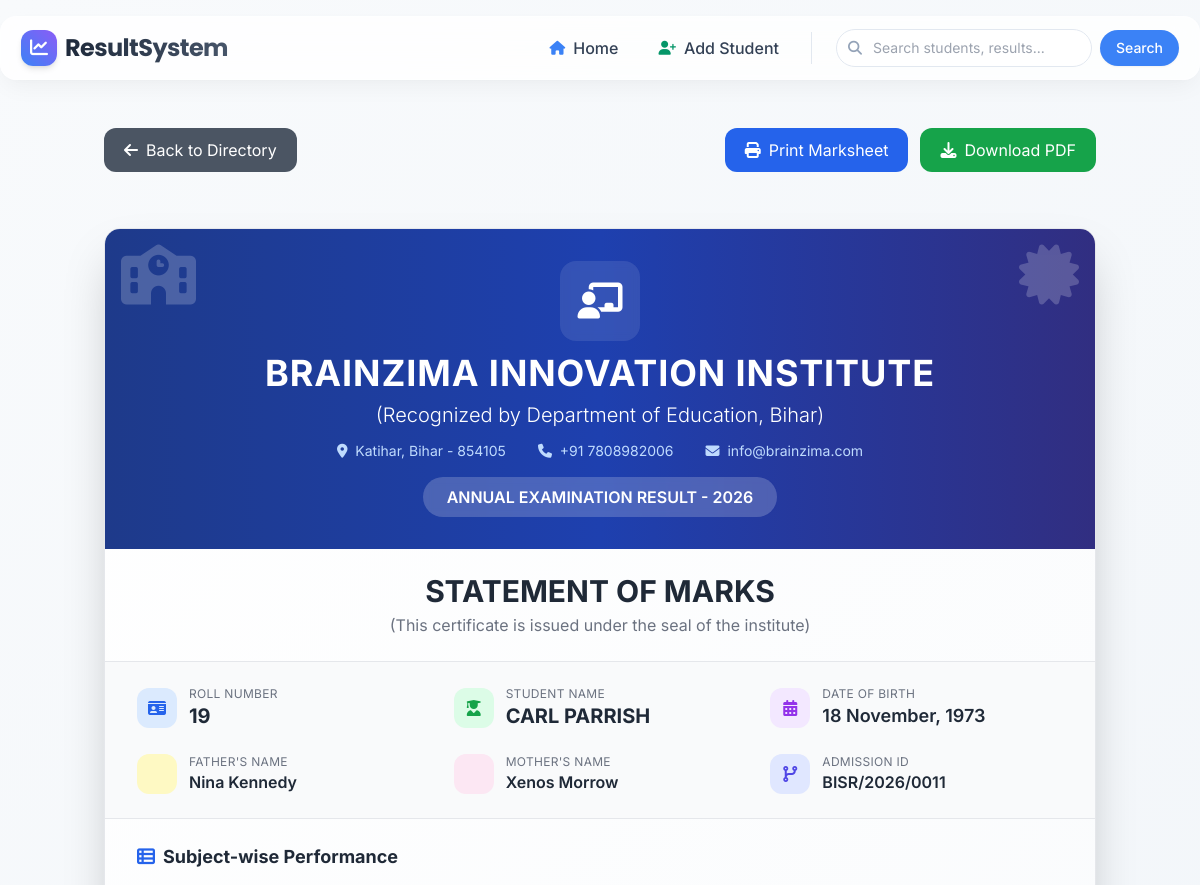
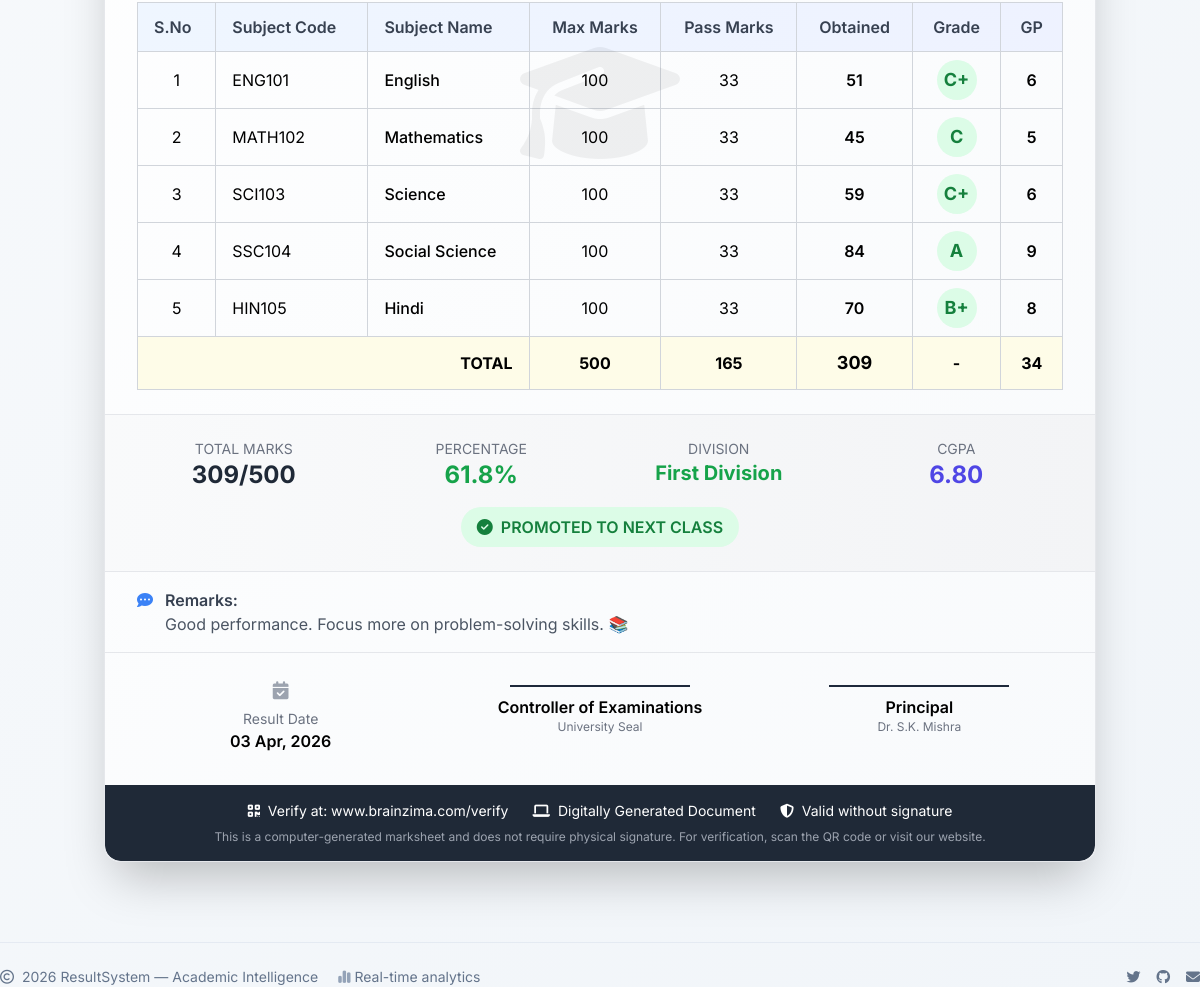
Page /marksheet.php?ref=11 on the committed database (2 pictures, top to bottom).
### tables this page shows
CREATE TABLE `students_tbl` (
  `id` int(11) NOT NULL,
  `rollno` int(11) NOT NULL,
  `name` varchar(100) NOT NULL,
  `fname` varchar(100) DEFAULT NULL,
  `mname` varchar(100) DEFAULT NULL,
  `dob` date DEFAULT NULL,
  `gender` enum('Male','Female','Other') DEFAULT 'Male',
  `email` varchar(100) DEFAULT NULL,
  `phone` varchar(15) DEFAULT NULL,
  `address` text DEFAULT NULL,
  `math` int(11) DEFAULT 0,
  `sc` int(11) DEFAULT 0,
  `ssc` int(11) DEFAULT 0,
  `eng` int(11) DEFAULT 0,
  `hnd` int(11) DEFAULT 0,
  `obmarks` int(11) DEFAULT 0,
  `percentage` decimal(5,2) DEFAULT 0.00,
  `division` varchar(50) DEFAULT NULL,
  `grade` varchar(5) DEFAULT NULL,
  `grade_point` decimal(3,2) DEFAULT NULL,
  `created_at` timestamp NOT NULL DEFAULT current_timestamp(),
  `updated_at` timestamp NOT NULL DEFAULT current_timestamp() ON UPDATE current_timestamp()
);

### marksheet.php (the view, shortened to what the rows shown need)
<?php
include "./includes/header.php";
include "./db/db.php";
$ref = isset($_GET['ref']) ? (int)$_GET['ref'] : 0;
$query = "SELECT * FROM students_tbl WHERE id = $ref";
$result = mysqli_query($conn, $query);
$data = mysqli_fetch_assoc($result);
function getGradePoint($marks)
{
    if ($marks >= 80) return ['grade' => 'A', 'point' => 9.0, 'remark' => 'Excellent'];
    if ($marks >= 70) return ['grade' => 'B+', 'point' => 8.0, 'remark' => 'Very Good'];
    if ($marks >= 50) return ['grade' => 'C+', 'point' => 6.0, 'remark' => 'Above Average'];
    if ($marks >= 40) return ['grade' => 'C', 'point' => 5.0, 'remark' => 'Average'];
    return ['grade' => 'F', 'point' => 0.0, 'remark' => 'Fail'];
}
$subjects = [
    ['name' => 'English', 'code' => 'ENG101', 'marks' => $data['eng']],
    ['name' => 'Mathematics', 'code' => 'MATH102', 'marks' => $data['math']],
    ['name' => 'Science', 'code' => 'SCI103', 'marks' => $data['sc']],
    ['name' => 'Social Science', 'code' => 'SSC104', 'marks' => $data['ssc']],
    ['name' => 'Hindi', 'code' => 'HIN105', 'marks' => $data['hnd']]
];
$obtainedMarks = $data['obmarks'];
$percentage = round($data['percentage'], 2);
$isPassed = $data['division'] != 'Fail';
?>
<!DOCTYPE html>
<html lang="en">
<head>
</head>
<body class="bg-gray-100 font-sans">
    <div class="max-w-5xl mx-auto px-4 pb-8 print-break fade-in">
        <div class="marksheet-card bg-white rounded-2xl shadow-2xl overflow-hidden border border-gray-200 relative">
            <div class="bg-gradient-to-r from-blue-900 via-blue-800 to-indigo-900 text-white px-8 py-8 text-center relative">
                <div class="relative z-10">
                    <h1 class="text-3xl md:text-4xl font-bold tracking-wide mb-2">BRAINZIMA INNOVATION INSTITUTE</h1>
                </div>
            </div>
            <div class="text-center py-6 border-b border-gray-200">
                <h2 class="text-3xl font-bold text-gray-800">STATEMENT OF MARKS</h2>
            </div>
            <div class="px-8 py-6 bg-gray-50 border-b border-gray-200">
                <div class="grid grid-cols-1 md:grid-cols-3 gap-6">
                    <div class="flex items-center gap-3">
                        <div>
                            <p class="text-xs text-gray-500 uppercase tracking-wide">Roll Number</p>
                            <p class="text-xl font-bold text-gray-800"><?php echo $data['rollno']; ?></p>
                        </div>
                    </div>
                    <div class="flex items-center gap-3">
                        <div>
                            <p class="text-xs text-gray-500 uppercase tracking-wide">Student Name</p>
                            <p class="text-xl font-bold text-gray-800"><?php echo strtoupper(htmlspecialchars($data['name'])); ?></p>
                        </div>
                    </div>
                    <div class="flex items-center gap-3">
                        <div>
                            <p class="text-xs text-gray-500 uppercase tracking-wide">Date of Birth</p>
                            <p class="text-lg font-semibold text-gray-800"><?php echo date('d F, Y', strtotime($data['dob'])); ?></p>
                        </div>
                    </div>
                    <div class="flex items-center gap-3">
                        <div>
                            <p class="text-xs text-gray-500 uppercase tracking-wide">Father's Name</p>
                            <p class="font-semibold text-gray-800"><?php echo htmlspecialchars($data['fname'] ?: 'Not Provided'); ?></p>
                        </div>
                    </div>
                    <div class="flex items-center gap-3">
                        <div>
                            <p class="text-xs text-gray-500 uppercase tracking-wide">Mother's Name</p>
                            <p class="font-semibold text-gray-800"><?php echo htmlspecialchars($data['mname'] ?: 'Not Provided'); ?></p>
                        </div>
                    </div>
                    <div class="flex items-center gap-3">
                        <div>
                            <p class="text-xs text-gray-500 uppercase tracking-wide">Admission ID</p>
                            <p class="font-semibold text-gray-800">BISR/2026/<?php echo str_pad($data['id'], 4, '0', STR_PAD_LEFT); ?></p>
                        </div>
                    </div>
                </div>
            </div>
            <div class="px-8 py-6">
                <div class="overflow-x-auto">
                    <table class="w-full border-collapse">
                        <thead>
                            <tr class="bg-gradient-to-r from-blue-50 to-indigo-50">
                                <th class="border border-gray-300 px-4 py-3 text-left font-semibold text-gray-700">S.No</th>
                                <th class="border border-gray-300 px-4 py-3 text-left font-semibold text-gray-700">Subject Code</th>
                                <th class="border border-gray-300 px-4 py-3 text-left font-semibold text-gray-700">Subject Name</th>
                                <th class="border border-gray-300 px-4 py-3 text-center font-semibold text-gray-700">Max Marks</th>
                                <th class="border border-gray-300 px-4 py-3 text-center font-semibold text-gray-700">Pass Marks</th>
                                <th class="border border-gray-300 px-4 py-3 text-center font-semibold text-gray-700">Obtained</th>
                                <th class="border border-gray-300 px-4 py-3 text-center font-semibold text-gray-700">Grade</th>
                                <th class="border border-gray-300 px-4 py-3 text-center font-semibold text-gray-700">GP</th>
                            </tr>
                        </thead>
                        <tbody>
                            <?php
                            $totalGp = 0;
                            foreach ($subjects as $subject):
                                $gradeInfo = getGradePoint($subject['marks']);
                                $totalGp += $gradeInfo['point'];
                            ?>
                            <?php endforeach; ?>
                            <tr class="bg-yellow-50 font-bold">
                                <td colspan="3" class="border border-gray-300 px-4 py-3 text-right">TOTAL</td>
                                <td class="border border-gray-300 px-4 py-3 text-center">500</td>
                                <td class="border border-gray-300 px-4 py-3 text-center">165</td>
                                <td class="border border-gray-300 px-4 py-3 text-center text-lg"><?php echo $obtainedMarks; ?></td>
                                <td class="border border-gray-300 px-4 py-3 text-center">-</td>
                                <td class="border border-gray-300 px-4 py-3 text-center font-bold"><?php echo round($totalGp, 1); ?></td>
                            </tr>
                        </tbody>
                    </table>
                </div>
            </div>
            <div class="px-8 py-6 bg-gradient-to-r from-gray-50 to-gray-100 border-t border-b border-gray-200">
                <div class="grid grid-cols-1 md:grid-cols-4 gap-6">
                    <div class="text-center">
                        <p class="text-gray-500 text-sm uppercase">Total Marks</p>
                        <p class="text-2xl font-bold text-gray-800"><?php echo $obtainedMarks; ?>/500</p>
                    </div>
                    <div class="text-center">
                        <p class="text-gray-500 text-sm uppercase">Percentage</p>
                        <p class="text-2xl font-bold <?php echo $percentage >= 60 ? 'text-green-600' : ($percentage >= 33 ? 'text-yellow-600' : 'text-red-600'); ?>">
                            <?php echo $percentage; ?>%
                        </p>
                    </div>
                    <div class="text-center">
                        <p class="text-gray-500 text-sm uppercase">Division</p>
                        <p class="text-xl font-bold <?php echo $isPassed ? 'text-green-600' : 'text-red-600'; ?>">
                            <?php echo $data['division']; ?>
                        </p>
                    </div>
                </div>
            </div>
        </div>
    </div>
    <?php include "./includes/footer.php"; ?>

### rows in the picture
students_tbl: rollno "19", name "CARL PARRISH", dob "18 November, 1973", fname "Nina Kennedy", mname "Xenos Morrow", id "0011", obmarks "309", percentage "61.8", division "First Division"

### other values in the picture
$subject['code'] "ENG101"
$subject['name'] "English"
$subject['marks'] "51"
$gradeInfo['grade'] "C+"
$gradeInfo['point'] "6"
$subject['code'] "MATH102"
$subject['name'] "Mathematics"
$subject['marks'] "45"
$gradeInfo['grade'] "C"
$gradeInfo['point'] "5"
$subject['code'] "SCI103"
$subject['name'] "Science"
$subject['marks'] "59"
$subject['code'] "SSC104"
$subject['name'] "Social Science"
